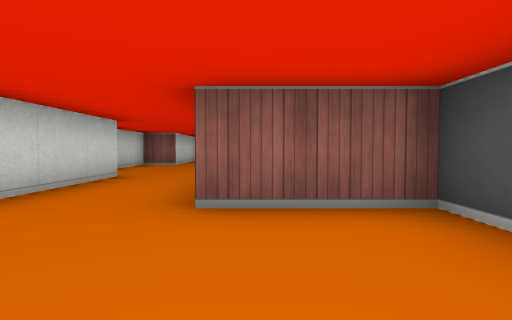
View 1 (above)

23 first-person views from a walk through a cub3D ray-caster map. The camera is about half as high as the walls, tilts 2° down and sees 80° across. The floor is counted in squares. Each view is taken from the middle of a square. On the plan, view 1 faces up. The plan holds only what a view shows up to about 9 squares ahead; the rest is blank.

View 2
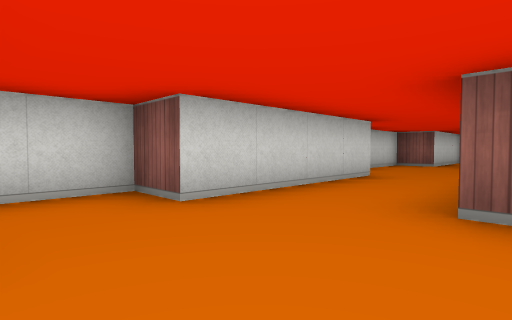

View 3
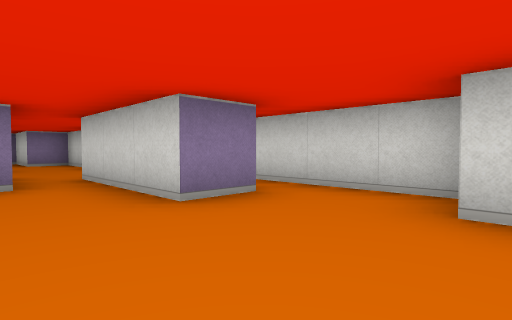

View 4
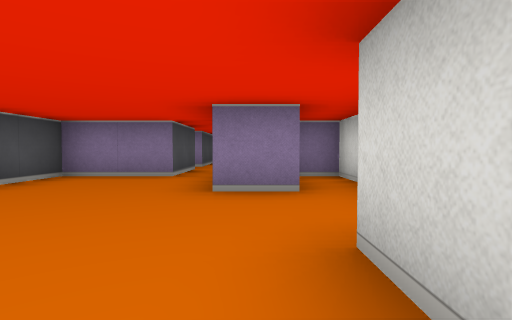

View 5
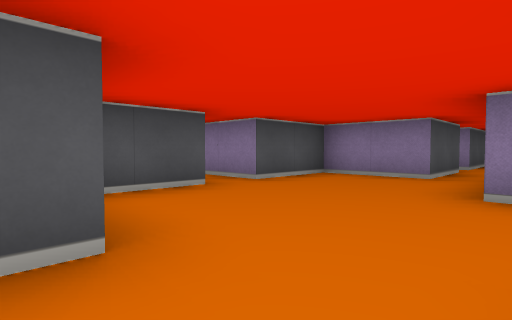

View 6
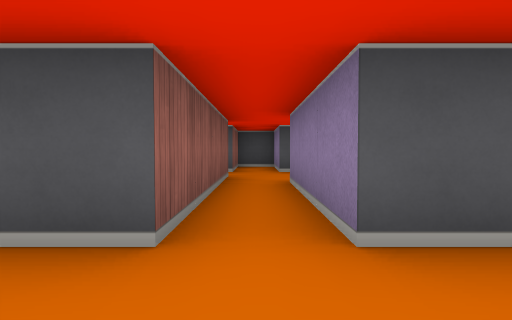

View 7
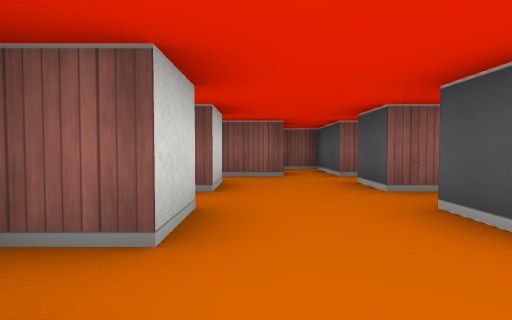

View 8
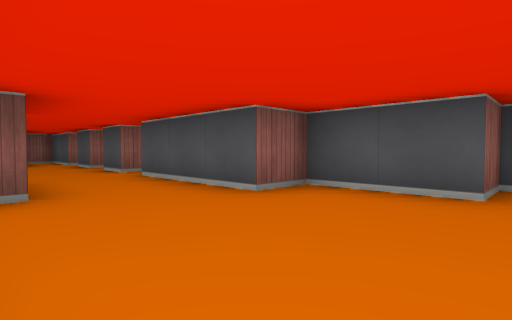

View 9
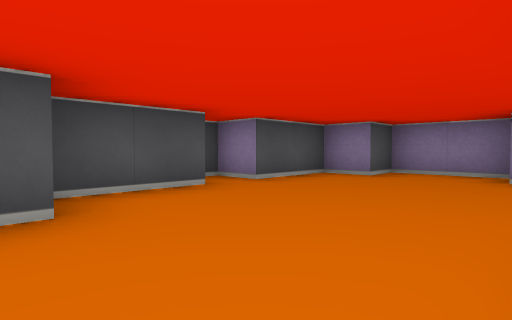

View 10
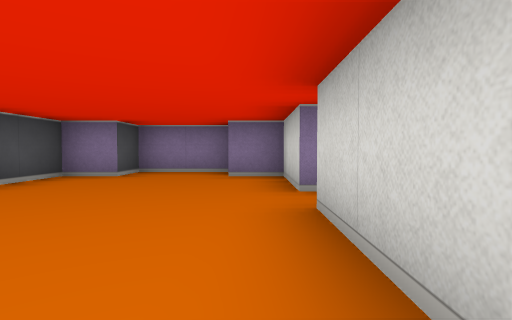

View 11
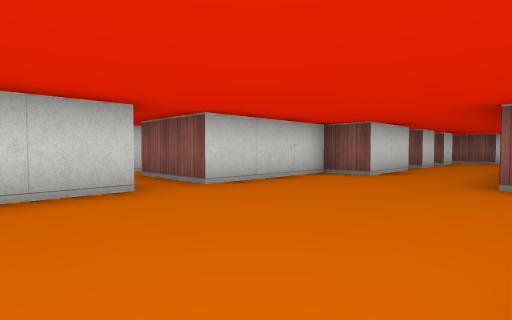

View 12
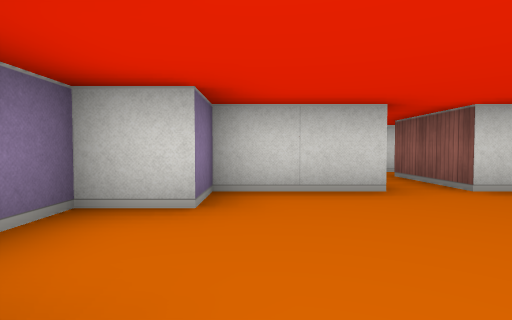

View 13
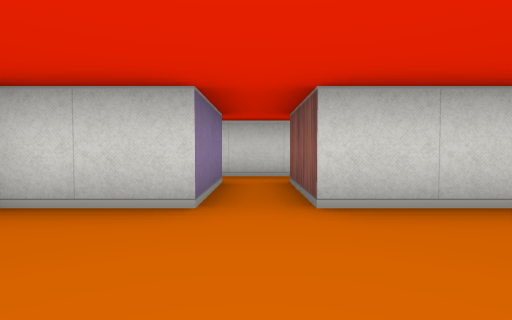

View 14
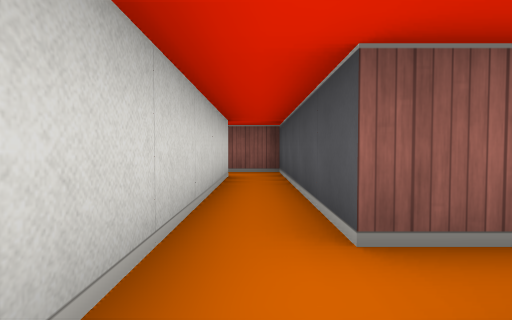

View 15
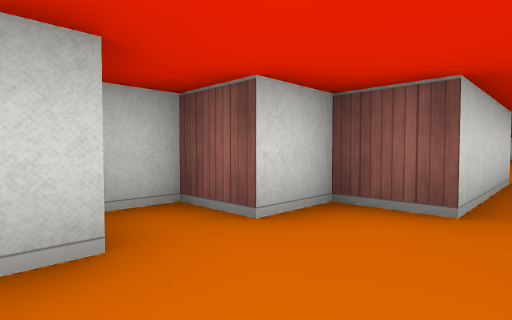

View 16
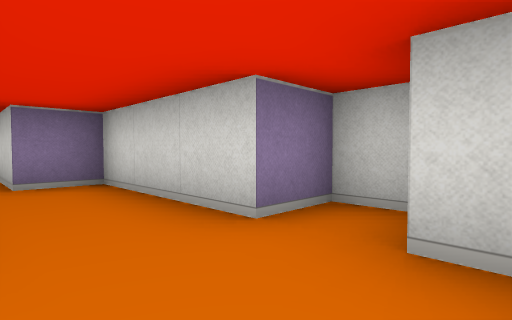

View 17
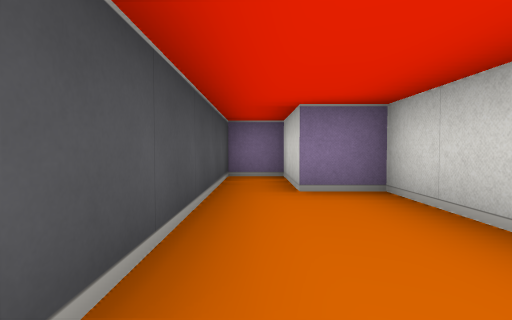

View 18
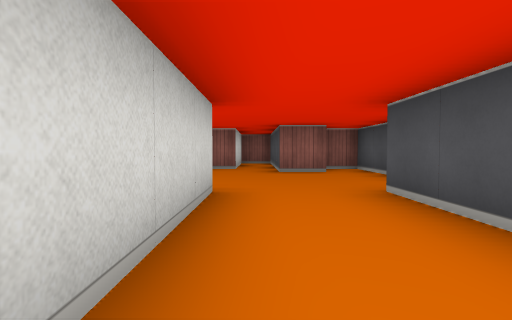

View 19
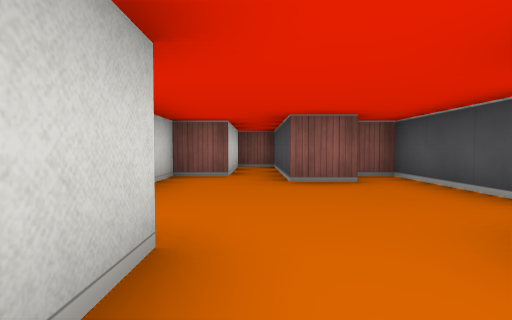

View 20
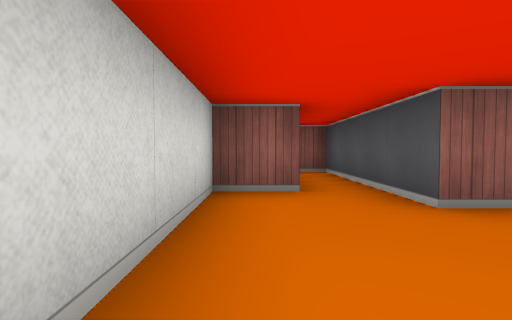

View 21
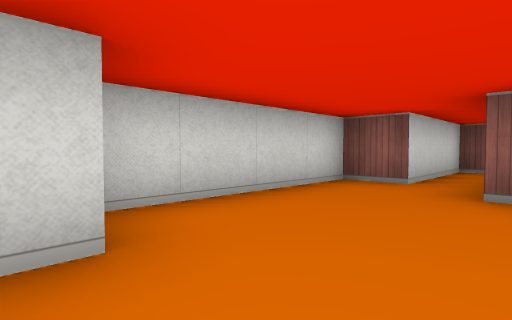

View 22
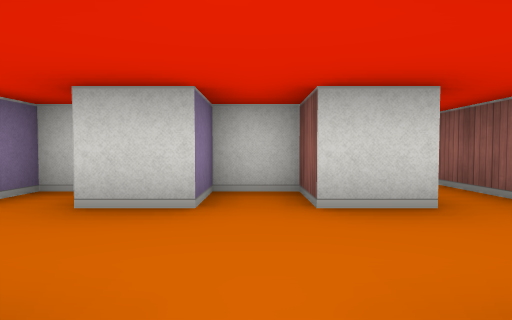

View 23
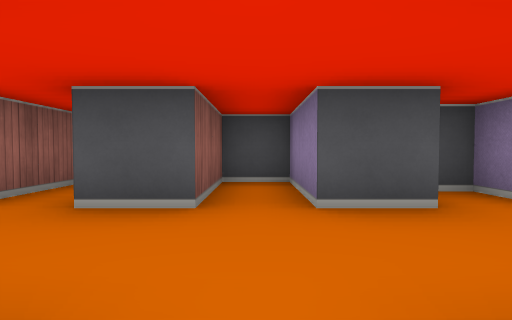

### Floor plan
Points are (right, up) in squares from view 1. A wall is a line through its corners. A room is listed if a view was taken in it or the views show most of it. See-through windows are left out.
Room 1 (views 1, 2, 3, 4, 5, 6, 18, 19, 21)
walls: (-2.6, -0.5) (-1.5, -0.5) (-1.5, -2.5); (-0.5, -2.5) (1.5, -2.5) (1.5, -0.5) (4.5, -0.5) (4.5, -1.5); (-2.5, 5.6) (-2.5, 1.5) (-3.5, 1.5) (-3.5, -2.5) (-2.8, -2.5); (5.5, 0.5) (1.5, 0.5) (1.5, 2.5) (-0.5, 2.5) (-0.5, 5.5); (6.5, -1.5) (6.5, -0.5)
ways out: opening at (-1, -3) to room 4; opening at (-1.5, 6) to room 5; opening at (5.5, -1) to room 6; opening at (5, 0)
Room 2 (views 7, 8, 9, 10, 11, 12, 13)
walls: (3.5, -10.5) (3.5, -12.5) (4.5, -12.5) (4.5, -13.5) (6.5, -13.5) (6.5, -12.5) (7.5, -12.5) (7.5, -10.5) (8.5, -10.5) (8.5, -9.5) (7.5, -9.5) (7.5, -7.5) (6.5, -7.5) (6.5, -4.5); (6.9, -4.5) (7.5, -4.5) (7.5, -4); (4.5, -4.5) (4.5, -6.5) (3.5, -6.5) (3.5, -9.5); (3.5, -4) (3.5, -4.5) (4.1, -4.5); (7, -3.5) (6.5, -3.5); (4.5, -3.5) (3.6, -3.5)
ways out: opening at (2.5, -10) to room 3; opening at (5.5, -3) to room 6
Room 3 (view 14)
walls: (1.5, -10.5) (3.5, -10.5); (3.5, -9.5) (1.5, -9.5) (1.5, -4.5) (0.4, -4.5); (0.5, -5.5) (0.5, -10.6)
ways out: opening at (2.5, -10) to room 2; opening at (0, -5) to room 4
Room 4 (views 15, 16, 17)
walls: (-0.5, -4.6) (-0.5, -2.5); (-1.5, -2.5) (-1.5, -3.5) (-2.5, -3.5) (-2.5, -4.5) (-3.5, -4.5) (-3.5, -5.5) (-2.5, -5.5) (-2.5, -8.5) (-1.5, -8.5) (-1.5, -10.5) (-0.5, -10.5) (-0.5, -5.5)
ways out: opening at (-1, -3) to room 1; opening at (0, -5) to room 3
Room 5 (view 20)
walls: (-0.4, 8.5) (-1.5, 8.5) (-1.5, 12.5) (-2.5, 12.5) (-2.5, 9.5) (-3.5, 9.5) (-3.5, 5.8); (0.5, 6.9) (0.5, 9.5) (-0.2, 9.5)
ways out: opening at (-1.5, 6) to room 1
Room 6 (views 22, 23)
walls: (4.5, -1.5) (3.5, -1.5) (3.5, -2.5) (4.5, -2.5) (4.5, -3.5); (6.5, -3.5) (6.5, -2.5) (8.5, -2.5) (8.5, -1.5) (6.5, -1.5)
ways out: opening at (5.5, -1) to room 1; opening at (5.5, -3) to room 2

Positions as (right, up) in squares from view 1, and headings:
1: (0, 0), facing up
2: (0, 0), facing up-left
3: (0, 2), facing down-left
4: (-2, 3), facing down
5: (-2, 3), facing down-right
6: (0, 0), facing right
7: (5, -5), facing up
8: (4, -10), facing up-right
9: (4, -7), facing down-right
10: (4, -7), facing down
11: (7, -12), facing up-left
12: (7, -12), facing left
13: (6, -10), facing left
14: (1, -11), facing up
15: (-1, -6), facing up-left
16: (-1, -4), facing down-left
17: (-1, -5), facing down
18: (-2, 2), facing up
19: (-2, 4), facing up
20: (-3, 6), facing up
21: (-1, 5), facing up-left
22: (7, -2), facing left
23: (4, -2), facing right
